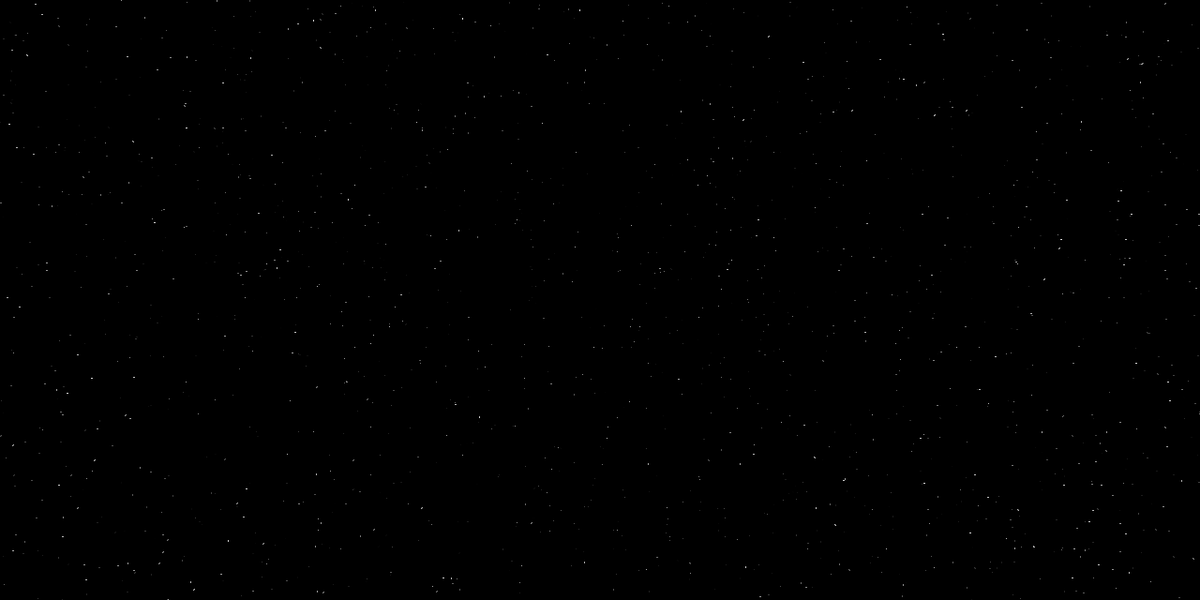
Frame 1 (no input)
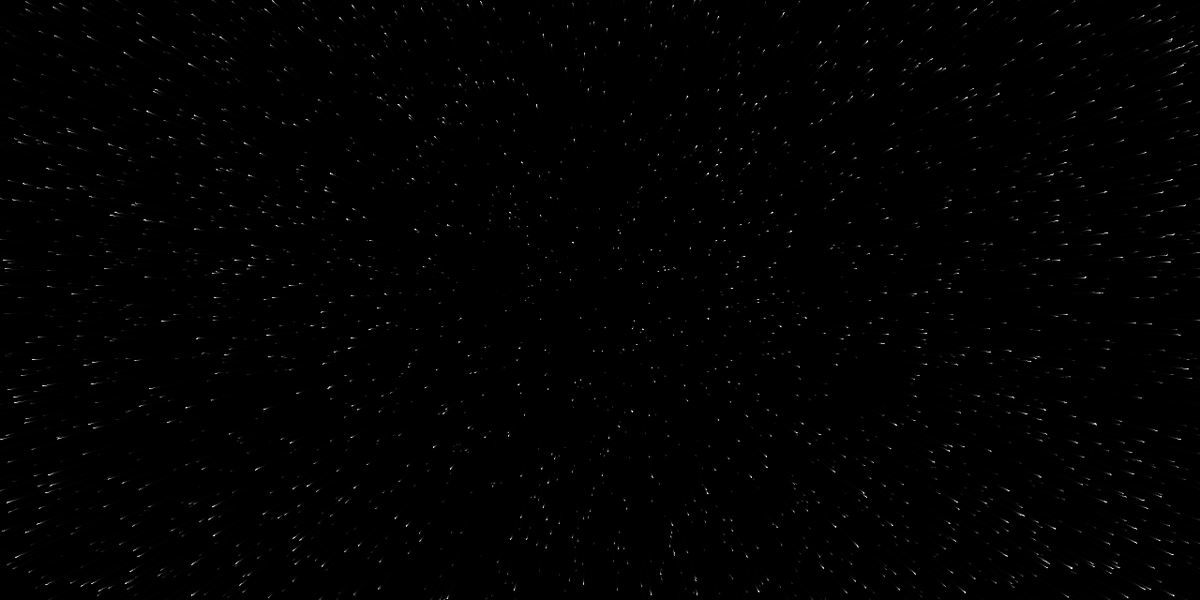
Frame 60 (the mouse pressed at the canvas centre just before this capture)
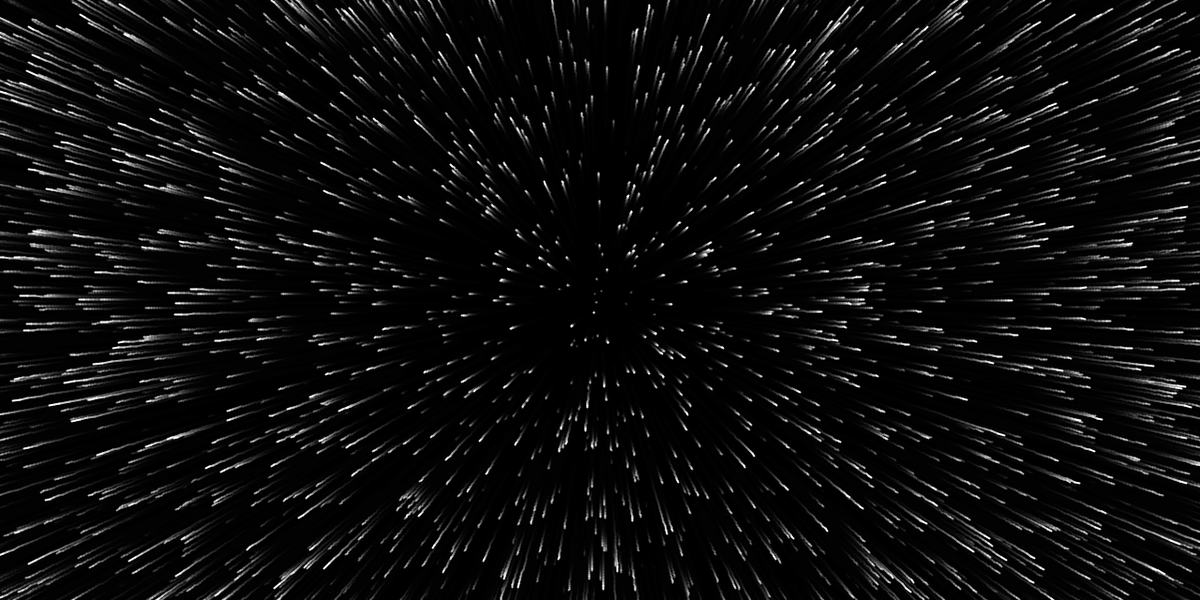
Frame 120 (the mouse held since frame 60 and released just before this capture)

The Processing sketch that drew these frames (run headless with seeded random() and noise(); from frame 60 on, the mouse is pressed at the canvas centre):

// Processing sketch: starfileld
// ── starfileld.pde

// Variables
int starfieldSize = 3000;
Star[] starfield = new Star[starfieldSize];
float speed;
float radius;

/////////////////////////////////

// Setup
void setup() {

  // Set size of screen to 1280x640
  size(1280, 640);

  // Change the title of the window
  surface.setTitle("The coding train challenge #1 : Starfield");

  // Loop through all the stars to create them
  for (int i = 0; i < starfield.length; i++) {
    starfield[i] = new Star();
  }

  // Put the background to black
  background(0);
}

// Draw everything
void draw() {

  // Put the background to black with 50 opacity
  fill(0, 0, 0, 50);
  rect(-5, -5, width + 10, height + 10);

  // Move 0, 0 to be in the center of the screen
  translate(width / 2, height / 2);

  // Change speed based on mouse position along the x axis
  speed = map(mouseX, 0, width, 1, 10);

  //Change size based on mouse position along y axis
  radius = map(mouseY, 0, height, 1, 3);

  // Loop through all the stars to move them and display them
  for (int i = 0; i < starfield.length; i++) {
    starfield[i].update();
  }
}

// ── star.pde

// The class for Stars
class Star {

  // Variables for position and previous position
  float x, y, z;
  float px, py, pz;

  // Initialize the star with random position
  Star() {
    randomSetup(true);
  }

  // Randomize the position of the star
  void randomSetup(boolean randomZ) {
    x = random(-width / 2, width / 2);
    y = random(-height, height);

    if (randomZ) {
      z = random(width / 2, width);
    } else {
      z = width;
    }
    pz = z;
  }

  // Display the star
  void update() {
    
    // Move it closer to the camera
    z = z - speed;

    // Calculate the position of the previous position in 3D space
    px = map(x / pz, 0, 1, 0, width);
    py = map(y / pz, 0, 1, 0, height);
    pz = z;

    // If it's not visible anymore, reset it to the back with a random position
    if (px < -width / 2 || px > width / 2 || py < -height || py > height || z < 1) {
      randomSetup(false);
    } else {

      // Draw with right opacity and radius
      stroke(255, map(z, width, width / 2, 0, 255));
      strokeWeight(radius);

      // Calculate the position of the star in 3D space and draw the trailing line
      line(px, py, map(x / z, 0, 1, 0, width), map(y / z, 0, 1, 0, height));
    }
  }
}
